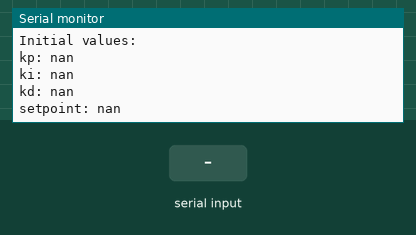
This sketch was run on a simulated Arduino Uno, built for the host (arithmetic inside an expression is 32-bit, double 64-bit). Parts: the last lines printed to the serial monitor. The test bench sets the inputs (shaded band). EEPROM starts erased.

Above: at 2.2 s.
2.3 s: "kp\n" received over Serial
At 3.4 s:
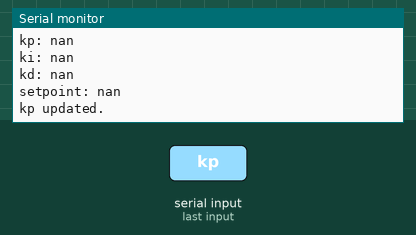
5.3 s: "ki\n" received over Serial
At 5.7 s:
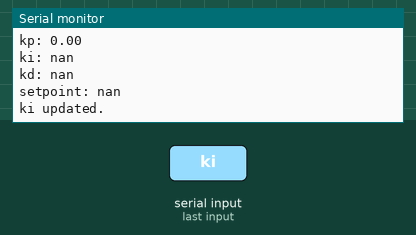
6.8 s: "kd\n" received over Serial
At 8.0 s:
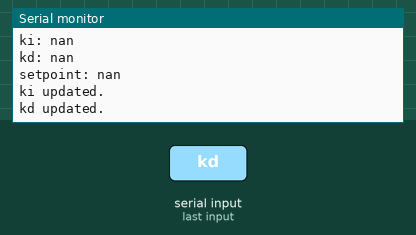
8.3 s: "setpoint\n" received over Serial
At 9.2 s:
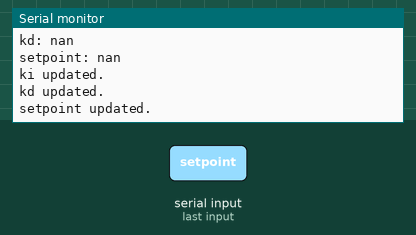
11.3 s: "1\n" received over Serial
At 12.6 s:
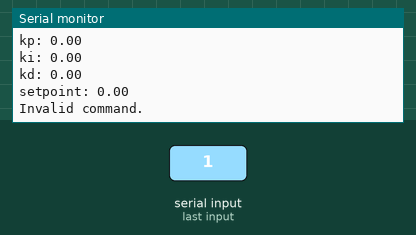

Measured:
- after the input at 2.3 s, the serial monitor: prints a new line at once (image 1)
- after the input at 5.3 s, the serial monitor: prints a new line at once (image 2)
- after the input at 6.8 s, the serial monitor: prints a new line at once (image 3)
- after the input at 8.3 s, the serial monitor: prints a new line at once (image 4)
- after the input at 11.3 s, the serial monitor: prints a new line at once (image 5)

The sketch:

EPROM_SAVE_VAL.ino
```cpp
#include <EEPROM.h>

const int EEPROM_SIZE = 512; // Adjust this based on your requirements
const int KP_ADDRESS = 0;     // Address in EEPROM for kp
const int KI_ADDRESS = 4;     // Address in EEPROM for ki
const int KD_ADDRESS = 8;     // Address in EEPROM for kd
const int SETPOINT_ADDRESS = 12; // Address in EEPROM for setpoint

double kp, ki, kd, setpoint;

void setup() {
  Serial.begin(115200);
  delay(1000);

  if (!EEPROM.begin(EEPROM_SIZE)) {
    Serial.println("Failed to initialize EEPROM");
    while (1);
  }

  // Uncomment the next line to clear EEPROM (for testing purposes)
  // EEPROM.convert(true);

  // Read initial values from EEPROM
  EEPROM.get(KP_ADDRESS, kp);
  EEPROM.get(KI_ADDRESS, ki);
  EEPROM.get(KD_ADDRESS, kd);
  EEPROM.get(SETPOINT_ADDRESS, setpoint);

  Serial.println("Initial values:");
  Serial.print("kp: "); Serial.println(kp);
  Serial.print("ki: "); Serial.println(ki);
  Serial.print("kd: "); Serial.println(kd);
  Serial.print("setpoint: "); Serial.println(setpoint);
}

void loop() {
  // Check if there is any incoming data
  if (Serial.available() > 0) {
    String input = Serial.readStringUntil('\n');

    // Check if the input starts with a specific command
    if (input.startsWith("kp")) {
      kp = input.substring(2).toDouble();
      EEPROM.put(KP_ADDRESS, kp);
      EEPROM.commit();
      Serial.println("kp updated.");
    }
    else if (input.startsWith("ki")) {
      ki = input.substring(2).toDouble();
      EEPROM.put(KI_ADDRESS, ki);
      EEPROM.commit();
      Serial.println("ki updated.");
    }
    else if (input.startsWith("kd")) {
      kd = input.substring(2).toDouble();
      EEPROM.put(KD_ADDRESS, kd);
      EEPROM.commit();
      Serial.println("kd updated.");
    }
    else if (input.startsWith("setpoint")) {
      setpoint = input.substring(8).toDouble();
      EEPROM.put(SETPOINT_ADDRESS, setpoint);
      EEPROM.commit();
      Serial.println("setpoint updated.");
    }
    else {
      Serial.println("Invalid command.");
    }
  }

  // Print the values every 5 seconds
  static unsigned long lastPrintTime = 0;
  if (millis() - lastPrintTime >= 5000) {
    Serial.println("Current values:");
    Serial.print("kp: "); Serial.println(kp);
    Serial.print("ki: "); Serial.println(ki);
    Serial.print("kd: "); Serial.println(kd);
    Serial.print("setpoint: "); Serial.println(setpoint);

    lastPrintTime = millis();
  }

  // Your main loop code here
}
```
